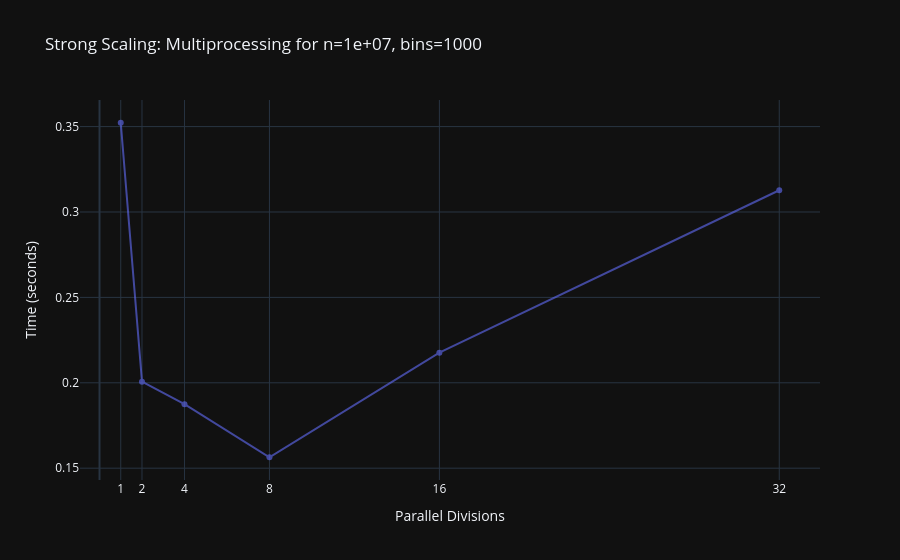
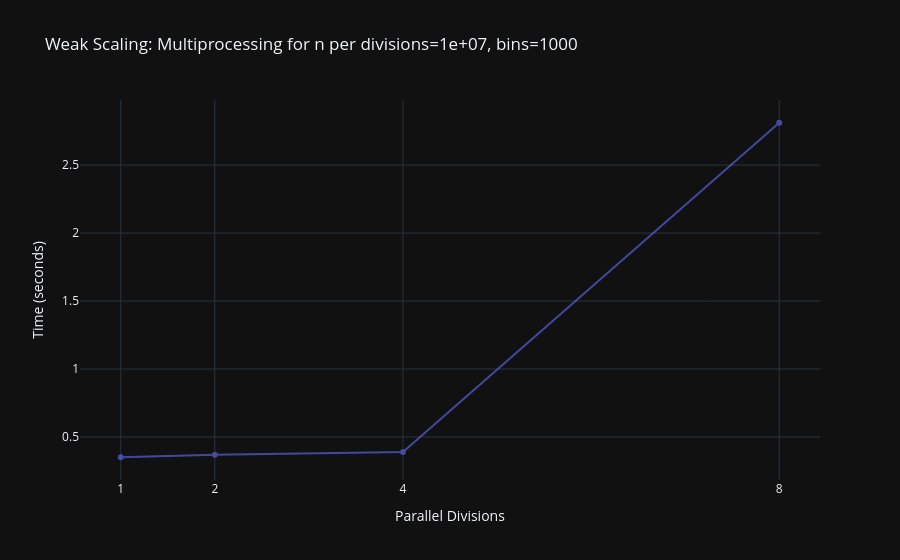

Notebook code cell kept with these figures, in order:
### Code cell
n = 10**7
bins = 1000
t = [1,2,4,8,16,32]

mp_strong_times = strong_scaling(run_multiproc, n=n, bins=bins, technique='Multiprocessing')
mp_weak_times = weak_scaling(run_multiproc, n_per_div=n, bins=bins, technique='Multiprocessing')

np.savetxt("multiprocessing_strong.txt", mp_strong_times)
np.savetxt("multiprocessing_weak.txt", mp_weak_times)

speedups = speedup(mp_strong_times)
efficiencies = efficiency(speedups,t)

### Figure 1 — Plotly figure (JSON) as saved in the notebook; plotly's stock layout.template omitted (floating-point values rounded to 4 significant figures)
{"data": [{"opacity": 0.6, "type": "scatter", "x": [1, 2, 4, 8, 16, 32], "y": [0.3523, 0.2006, 0.1875, 0.1564, 0.2176, 0.3127]}], "layout": {"title": {"text": "Strong Scaling: Multiprocessing for n=1e+07, bins=1000"}, "xaxis": {"tickvals": [1, 2, 4, 8, 16, 32], "title": {"text": "Parallel Divisions"}}, "yaxis": {"title": {"text": "Time (seconds)"}}}}

### Figure 2 — Plotly figure (JSON) as saved in the notebook; plotly's stock layout.template omitted (floating-point values rounded to 4 significant figures)
{"data": [{"opacity": 0.6, "type": "scatter", "x": [1, 2, 4, 8], "y": [0.351, 0.3691, 0.3901, 2.811]}], "layout": {"title": {"text": "Weak Scaling: Multiprocessing for n per divisions=1e+07, bins=1000"}, "xaxis": {"tickvals": [1, 2, 4, 8], "title": {"text": "Parallel Divisions"}}, "yaxis": {"title": {"text": "Time (seconds)"}}}}
